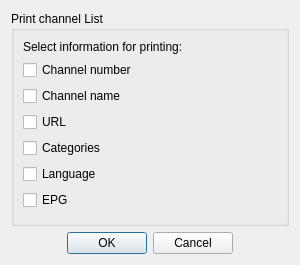
<?xml version="1.0" encoding="UTF-8"?>
<ui version="4.0">
 <class>PrintDialog</class>
 <widget class="QDialog" name="PrintDialog">
  <property name="geometry">
   <rect>
    <x>0</x>
    <y>0</y>
    <width>300</width>
    <height>265</height>
   </rect>
  </property>
  <property name="windowTitle">
   <string>Print</string>
  </property>
  <property name="windowIcon">
   <iconset resource="../../../data/icons.qrc">
    <normaloff>:/icons/24x24/print.png</normaloff>:/icons/24x24/print.png</iconset>
  </property>
  <layout class="QVBoxLayout" name="verticalLayout">
   <item>
    <widget class="QGroupBox" name="channelListBox">
     <property name="title">
      <string>Print channel List</string>
     </property>
     <layout class="QVBoxLayout" name="verticalLayout_3">
      <item>
       <widget class="QLabel" name="labelSelect">
        <property name="text">
         <string>Select information for printing:</string>
        </property>
       </widget>
      </item>
      <item>
       <widget class="QCheckBox" name="checkNum">
        <property name="text">
         <string>Channel number</string>
        </property>
       </widget>
      </item>
      <item>
       <widget class="QCheckBox" name="checkName">
        <property name="text">
         <string>Channel name</string>
        </property>
       </widget>
      </item>
      <item>
       <widget class="QCheckBox" name="checkUrl">
        <property name="text">
         <string>URL</string>
        </property>
       </widget>
      </item>
      <item>
       <widget class="QCheckBox" name="checkCategories">
        <property name="text">
         <string>Categories</string>
        </property>
       </widget>
      </item>
      <item>
       <widget class="QCheckBox" name="checkLanguage">
        <property name="text">
         <string>Language</string>
        </property>
       </widget>
      </item>
      <item>
       <widget class="QCheckBox" name="checkEpg">
        <property name="text">
         <string>EPG</string>
        </property>
       </widget>
      </item>
      <item>
       <spacer name="verticalSpacer">
        <property name="orientation">
         <enum>Qt::Vertical</enum>
        </property>
        <property name="sizeHint" stdset="0">
         <size>
          <width>20</width>
          <height>40</height>
         </size>
        </property>
       </spacer>
      </item>
     </layout>
    </widget>
   </item>
   <item>
    <widget class="QDialogButtonBox" name="buttonBox">
     <property name="standardButtons">
      <set>QDialogButtonBox::Cancel|QDialogButtonBox::Ok</set>
     </property>
     <property name="centerButtons">
      <bool>true</bool>
     </property>
    </widget>
   </item>
  </layout>
 </widget>
 <resources>
  <include location="../../../data/icons.qrc"/>
 </resources>
 <connections/>
</ui>
